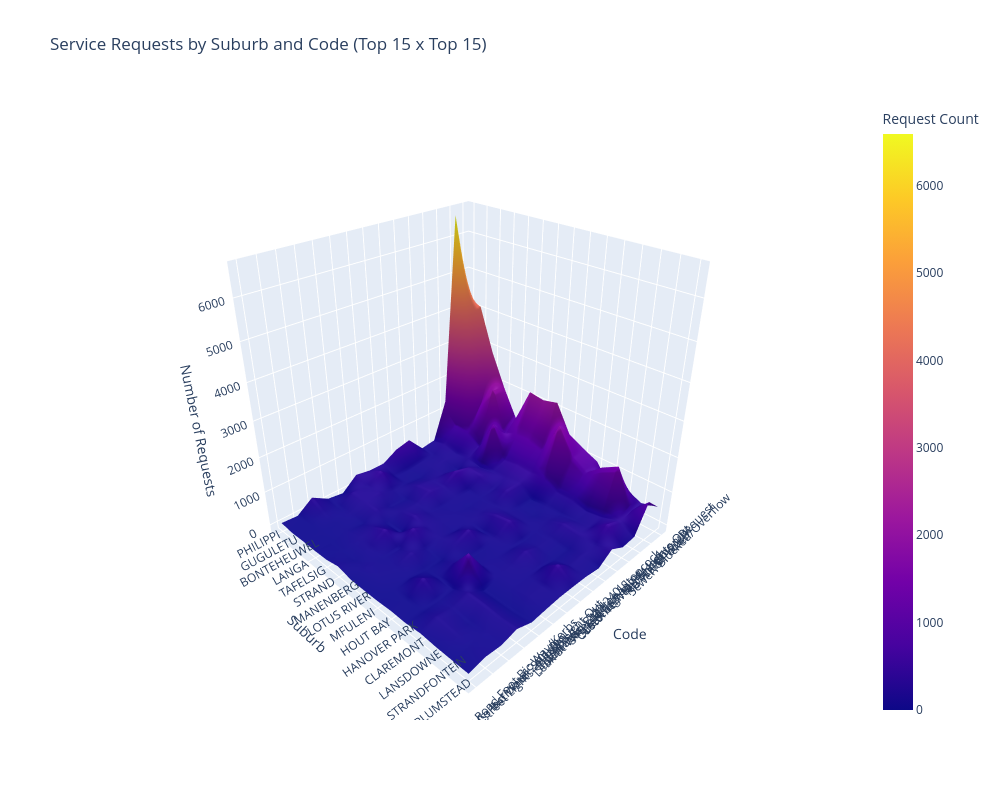

Write notebook code for a chart like this one.
### Markdown cell above
### Output 5: 3D Bar Chart - Service Requests by Suburb and Code

3D visualization showing service request counts by suburb (x-axis), code (z-axis), with count on y-axis.
Limited to top 15 suburbs and top 15 codes for clarity. Uses a colorblind-friendly palette (plasma: cool blues to hot reds).

### Code cell
TOP_N_SUBURBS = 15
TOP_N_CODES = 15

top_suburbs = df['official_suburb'].value_counts().head(TOP_N_SUBURBS).index.tolist()
top_codes = df['code'].value_counts().head(TOP_N_CODES).index.tolist()

df_filtered = df[
    df['official_suburb'].isin(top_suburbs) & 
    df['code'].isin(top_codes)
]

pivot_data = df_filtered.groupby(['official_suburb', 'code']).size().reset_index(name='count')

pivot_matrix = pivot_data.pivot(
    index='official_suburb', 
    columns='code', 
    values='count'
).fillna(0)

suburb_order = df_filtered['official_suburb'].value_counts().index.tolist()
code_order = df_filtered['code'].value_counts().index.tolist()

pivot_matrix = pivot_matrix.reindex(index=suburb_order, columns=code_order)

z_data = pivot_matrix.values
x_labels = pivot_matrix.columns.tolist()
y_labels = pivot_matrix.index.tolist()

fig = go.Figure(data=[go.Surface(
    z=z_data,
    x=list(range(len(x_labels))),
    y=list(range(len(y_labels))),
    colorscale='Plasma',
    colorbar=dict(title='Request Count')
)])

fig.update_layout(
    title=f'Service Requests by Suburb and Code (Top {TOP_N_SUBURBS} x Top {TOP_N_CODES})',
    scene=dict(
        xaxis=dict(
            title='Code',
            ticktext=x_labels,
            tickvals=list(range(len(x_labels))),
            tickangle=-45
        ),
        yaxis=dict(
            title='Suburb',
            ticktext=y_labels,
            tickvals=list(range(len(y_labels)))
        ),
        zaxis=dict(title='Number of Requests'),
        camera=dict(eye=dict(x=1.5, y=1.5, z=1.2))
    ),
    height=800,
    width=1000
)

fig.show()

### Figure 1 — Plotly figure (JSON) as saved in the notebook; plotly's stock layout.template omitted (floating-point values rounded to 4 significant figures; data arrays with more than 128 entries replaced by an {"elided": "..."} marker saying what was removed)
{"data": [{"colorbar": {"title": {"text": "Request Count"}}, "colorscale": [[0, "#0d0887"], [0.1111, "#46039f"], [0.2222, "#7201a8"], [0.3333, "#9c179e"], [0.4444, "#bd3786"], [0.5556, "#d8576b"], [0.6667, "#ed7953"], [0.7778, "#fb9f3a"], [0.8889, "#fdca26"], [1, "#f0f921"]], "type": "surface", "x": [0, 1, 2, 3, 4, 5, 6, 7, 8, 9, 10, 11, 12, 13, 14], "y": [0, 1, 2, 3, 4, 5, 6, 7, 8, 9, 10, 11, 12, 13, 14], "z": {"elided": "15x15 float values"}}], "layout": {"height": 800, "scene": {"camera": {"eye": {"x": 1.5, "y": 1.5, "z": 1.2}}, "xaxis": {"tickangle": -45, "ticktext": ["Sewer: Blocked/Overflow", "No Power", "No Water WMD", "Customer : Reconnection Request", "Street Lights - All Lights Out", "Leak at WMD Meter", "Broken Leading", "Leak at Water Meter / Stopcock", "Damaged Bin - 240L", "Stolen Bins - 240L", "Plumbing", "Street Lights - Single Light Out", "No Water Supply", "Non-Collection of 240L Bin", "Pothole&Defect Road Foot Bic Way/Kerbs"], "tickvals": [0, 1, 2, 3, 4, 5, 6, 7, 8, 9, 10, 11, 12, 13, 14], "title": {"text": "Code"}}, "yaxis": {"ticktext": ["PHILIPPI", "GUGULETU", "BONTEHEUWEL", "LANGA", "TAFELSIG", "STRAND", "MANENBERG", "LOTUS RIVER", "MFULENI", "HOUT BAY", "HANOVER PARK", "CLAREMONT", "LANSDOWNE", "STRANDFONTEIN", "PLUMSTEAD"], "tickvals": [0, 1, 2, 3, 4, 5, 6, 7, 8, 9, 10, 11, 12, 13, 14], "title": {"text": "Suburb"}}, "zaxis": {"title": {"text": "Number of Requests"}}}, "title": {"text": "Service Requests by Suburb and Code (Top 15 x Top 15)"}, "width": 1000}}
